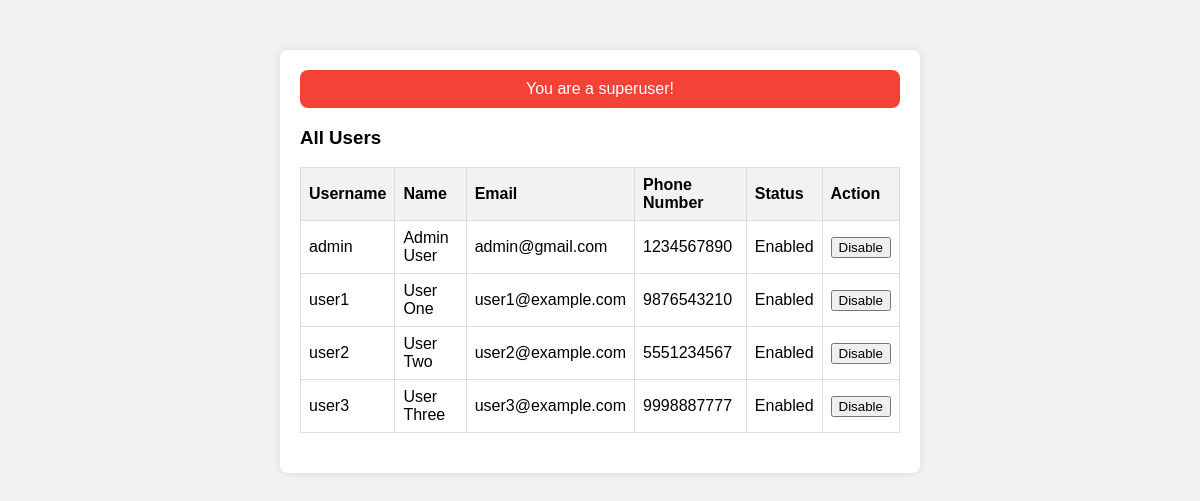
/ (signed in), run on the app's committed database.
### tables this page shows
CREATE TABLE users (
    username VARCHAR(50) PRIMARY KEY,
    password VARCHAR(100) NOT NULL,
    name VARCHAR(100) NOT NULL,
    mobile_number VARCHAR(20) NOT NULL,
    email VARCHAR(100) NOT NULL,
    status BOOLEAN NOT NULL DEFAULT 1
);

### index.php (the view, shortened to what this page needs)
<?php
function getAllUsers() {
    $mysqli = new mysqli('localhost','waphteam27','waphteam27@UC','waph_team');
    $sql = "SELECT * FROM users";
    $result = $mysqli->query($sql);
    $users = array();
    while ($row = $result->fetch_assoc()) {
        $users[] = $row;
    }
    return $users;
}
?>
<!DOCTYPE html>
<html lang="en">
<head>
</head>
<body>
  <div class="container">
    <?php if ($_SESSION["is_superuser"]) { ?>
      <div class="superuser">You are a superuser!</div>
      <h3>All Users</h3>
      <table>
        <tr>
          <th>Username</th>
          <th>Name</th>
          <th>Email</th>
          <th>Phone Number</th>
          <th>Status</th>
          <th>Action</th>
        </tr>
        <?php
          $users = getAllUsers();
          foreach ($users as $user) {
              echo "<tr>";
              echo "<td>" . htmlentities($user['username']) . "</td>";
              echo "<td>" . htmlentities($user['name']) . "</td>";
              echo "<td>" . htmlentities($user['email']) . "</td>";
              echo "<td>" . htmlentities($user['mobile_number']) . "</td>";
              echo "<td>" . ($user['status'] ? 'Enabled' : 'Disabled') . "</td>";
              if ($user['status']) {
                  echo "<td>";
                  echo "<form method='post' action='" . htmlspecialchars($_SERVER["PHP_SELF"]) . "'>";
                  echo "<button type='submit'>Disable</button>";
                  echo "</form>";
                  echo "</td>";
              }
              echo "</tr>";
          }
        ?>
      </table>
    <?php } ?>
  </div>
</body>
</html>

### index.php (style rules this page uses)
body { font-family: Arial, sans-serif; background-color: #f2f2f2; margin: 0; padding: 0; }
.container { max-width: 600px; margin: 50px auto; padding: 20px; background-color: #fff; border-radius: 8px; box-shadow: 0 0 10px rgba(0, 0, 0, 0.1); }
table { width: 100%; border-collapse: collapse; margin-bottom: 20px; }
th, td { border: 1px solid #ddd; padding: 8px; text-align: left; }
th { background-color: #f2f2f2; }
.superuser { background-color: #f44336; color: white; padding: 10px; text-align: center; margin-bottom: 10px; border-radius: 8px; }

### data on the page
users: username "admin", name "Admin User", email "admin@gmail.com", mobile_number "1234567890", status "Enabled"
users: username "user1", name "User One", email "user1@example.com", mobile_number "9876543210", status "Enabled"
users: username "user2", name "User Two", email "user2@example.com", mobile_number "5551234567", status "Enabled"
users: username "user3", name "User Three", email "user3@example.com", mobile_number "9998887777", status "Enabled"
